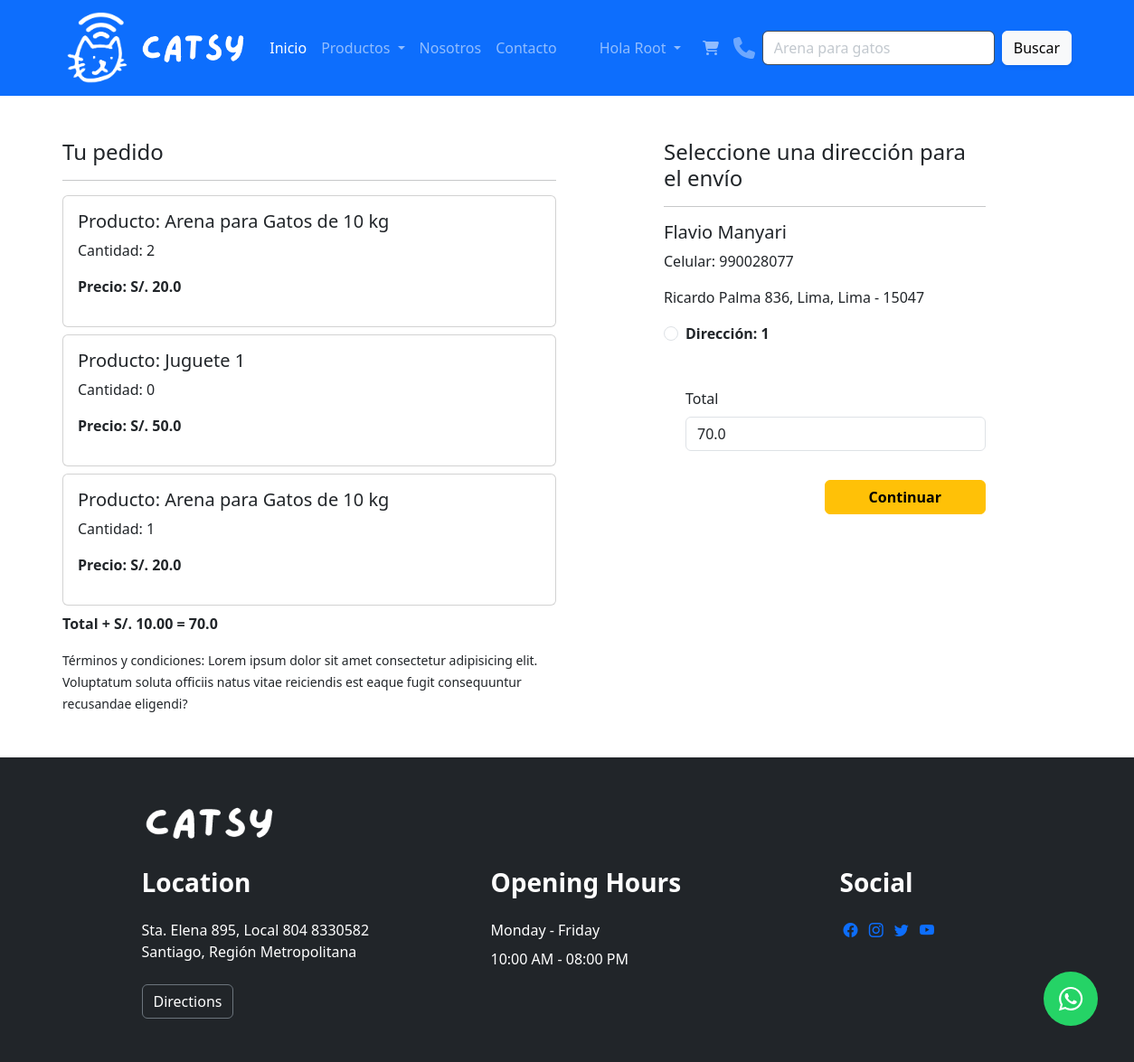
/checkout/ (signed in), run on an earlier commit of the app's database.
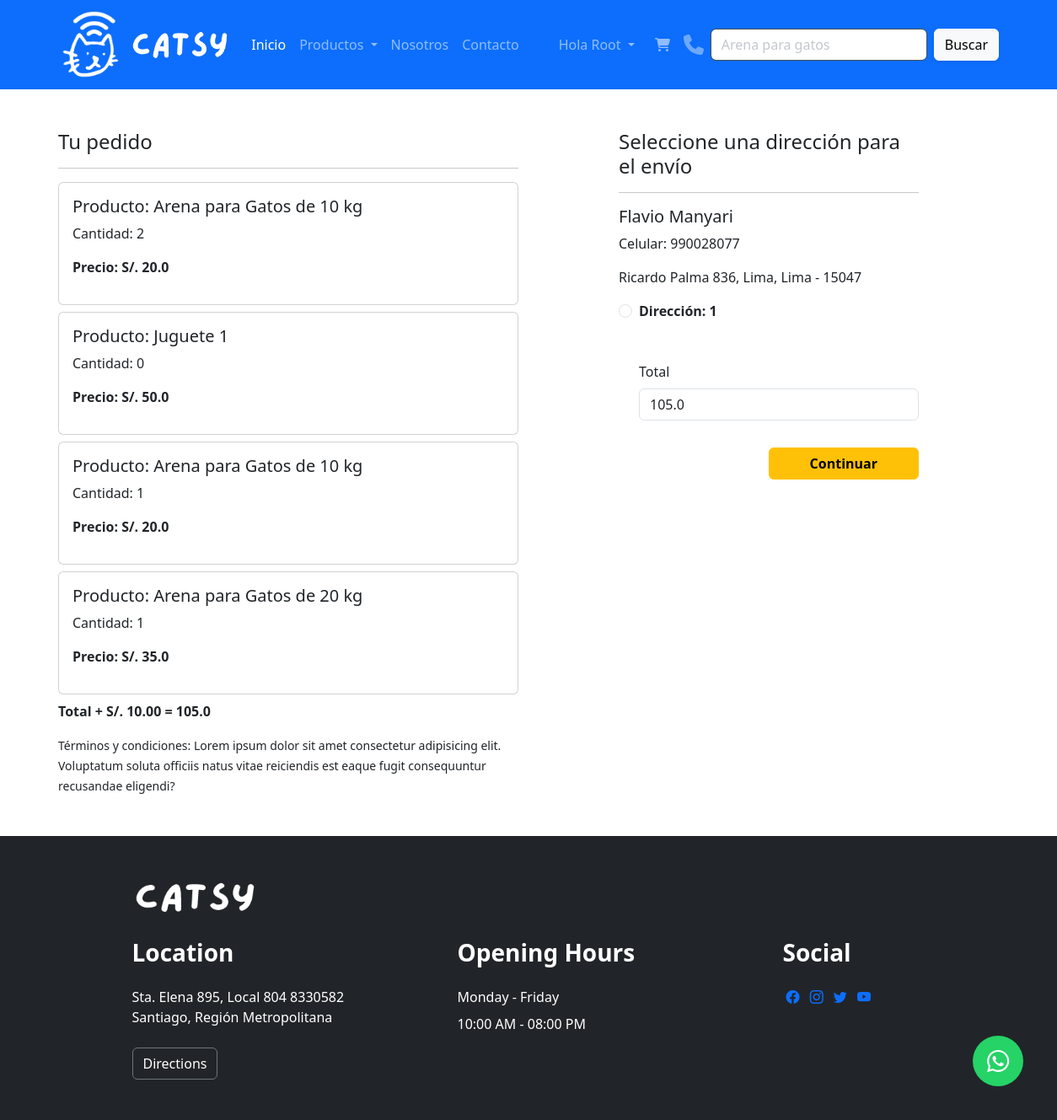
And on a later commit of the database.
### app/models.py (models this page shows, shortened)
class Cart(models.Model):
    user = models.ForeignKey(User, on_delete=models.CASCADE)
    product = models.ForeignKey(Product, on_delete=models.CASCADE)
    quantity = models.PositiveIntegerField(default=1)

class Product(models.Model):
    title = models.CharField(max_length=100)
    selling_price = models.FloatField()
    discounted_price = models.FloatField()
    description = models.TextField()
    composition = models.TextField()
    prodapp = models.TextField(default='')
    category = models.CharField(choices=CATEGORY_CHOICES, max_length=2)
    product_image = models.ImageField(upload_to='product')

class Customer(models.Model):
    user = models.ForeignKey(User, on_delete=models.CASCADE)
    name = models.CharField(max_length=200)
    locality = models.CharField(max_length=50)
    city = models.CharField(max_length=50)
    mobile = models.IntegerField(default=0)
    zipcode = models.IntegerField()
    state = models.CharField(choices=DISTRITO_CHOICES,max_length=50)

### app/views.py (the view)
# urls.py: path('checkout/', views.checkout.as_view(), name='checkout'),
class checkout(View):
    def get(self,request):
        user=request.user
        add=Customer.objects.filter(user=user)
        cart_items=Cart.objects.filter(user=user)
        famount=0
        for p in cart_items:
            value = p.quantity * p.product.discounted_price
            famount += value
        totalamount=famount+10
        return render(request, 'app/checkout.html', locals())

### app/templates/app/checkout.html (shortened to what this page needs)
{% extends 'app/base.html' %}
{% load static %}
{% block content %}
<div class="container">
<div class="row mt-5">
    <div class="col-sm-6">
        <h4>Tu pedido</h4>
        <hr>
        {% for item in cart_items %}
            <div class="card mb-2">
                <div class="card-body">
                    <h5>Producto: {{item.product.title}}</h5>
                    <p>Cantidad: {{item.quantity}}</p>
                    <p class="fw-bold">Precio: S/. {{item.product.discounted_price}}</p>
                </div>
            </div>
        {% endfor %}
        <p class="fw-bold">Total + S/. 10.00 = {{totalamount}}</p>
        <small>Términos y condiciones: Lorem ipsum dolor sit amet consectetur adipisicing elit. Voluptatum soluta officiis natus vitae reiciendis est eaque fugit consequuntur recusandae eligendi?</small>
    </div>
    <div class="col-sm-4 offset-sm-1">
        <h4>Seleccione una dirección para el envío</h4>
        <hr>
        <form method="post" id="myform">
            {% for ad in add %}
            <div class="cord">
                <div class="cord-body">
                <h5>{{ad.name}}</h5>
                <p>Celular: {{ad.mobile}}</p>
                <p>{{ad.locality}}, {{ad.state}}, {{ad.city}} - {{ad.zipcode}} </p>
                </div>
            </div>
            <div class="form-check mt-2 mb-5">
                <input class="form-check-input" type="radio" name="custid" id="custadd{{forloop.counter}}" value="{{ad.id}}">
                <label class="form-check-label fw-bold" for="custad{{forloop.counter}}">
                    Dirección: {{forloop.counter}} </label>
                </div>
            {% endfor %}
            <div class="form-check mb-3">
                <label for="totalamount" class="form-label">Total</label>
                <input type="number" class="form-control" id="totalamount" name="totalamount" value="{{totalamount}}" readonly>
            </div>
            <div class="text-end">
                <button type="submit" class="btn btn-warning mt-3 px-5 fw-bold">Continuar</button>
            </div>
        </form>
    </div>
</div>
</div>
<a href="https://wa.me/56976206891?text=Me%20gustaría%20saber%20el%20precio%20del%20producto" class="whatsapp" target="_blank">
    <i class="fab fa-whatsapp whatsapp-icon"></i></a>
<br><br>
{% endblock content%}

What changed in the data, as far as the page shows it:
added Cart: product "Arena para Gatos de 20 kg", quantity "1", product.discounted_price "35.0"
Also different on the page:
{{ totalamount }}: "70.0" → "105.0"
form field totalamount: "70.0" → "105.0"
